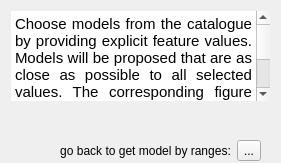
            <widget class="QWidget" name="gme_right_box" native="true">
             <property name="sizePolicy">
              <sizepolicy hsizetype="Preferred" vsizetype="Expanding">
               <horstretch>0</horstretch>
               <verstretch>0</verstretch>
              </sizepolicy>
             </property>
             <layout class="QVBoxLayout" name="verticalLayout_24" stretch="0,2,0">
              <property name="bottomMargin">
               <number>1</number>
              </property>
              <item>
               <widget class="QTextBrowser" name="textBrowser">
                <property name="sizePolicy">
                 <sizepolicy hsizetype="Preferred" vsizetype="Preferred">
                  <horstretch>0</horstretch>
                  <verstretch>0</verstretch>
                 </sizepolicy>
                </property>
                <property name="maximumSize">
                 <size>
                  <width>16777215</width>
                  <height>90</height>
                 </size>
                </property>
                <property name="frameShape">
                 <enum>QFrame::NoFrame</enum>
                </property>
                <property name="readOnly">
                 <bool>true</bool>
                </property>
                <property name="html">
                 <string>&lt;!DOCTYPE HTML PUBLIC &quot;-//W3C//DTD HTML 4.0//EN&quot; &quot;http://www.w3.org/TR/REC-html40/strict.dtd&quot;&gt;
&lt;html&gt;&lt;head&gt;&lt;meta name=&quot;qrichtext&quot; content=&quot;1&quot; /&gt;&lt;meta charset=&quot;utf-8&quot; /&gt;&lt;style type=&quot;text/css&quot;&gt;
p, li { white-space: pre-wrap; }
hr { height: 1px; border-width: 0; }
li.unchecked::marker { content: &quot;\2610&quot;; }
li.checked::marker { content: &quot;\2612&quot;; }
&lt;/style&gt;&lt;/head&gt;&lt;body style=&quot; font-family:'.AppleSystemUIFont'; font-size:13pt; font-weight:400; font-style:normal;&quot;&gt;
&lt;p align=&quot;justify&quot; style=&quot; margin-top:0px; margin-bottom:0px; margin-left:0px; margin-right:0px; -qt-block-indent:0; text-indent:0px;&quot;&gt;&lt;span style=&quot; font-family:'Ubuntu'; font-size:11pt;&quot;&gt;Choose models from the catalogue by providing explicit feature values. Models will be proposed that are as close as possible to all selected values. The corresponding figure shows how close the models match the given features. &lt;/span&gt;&lt;/p&gt;
&lt;p align=&quot;justify&quot; style=&quot; margin-top:0px; margin-bottom:0px; margin-left:0px; margin-right:0px; -qt-block-indent:0; text-indent:0px;&quot;&gt;&lt;span style=&quot; font-family:'Ubuntu'; font-size:11pt;&quot;&gt;If no choises are provided, random samples will be chosen!&lt;/span&gt;&lt;/p&gt;&lt;/body&gt;&lt;/html&gt;</string>
                </property>
                <property name="openLinks">
                 <bool>false</bool>
                </property>
               </widget>
              </item>
              <item>
               <widget class="QFrame" name="gme_figure">
                <property name="sizePolicy">
                 <sizepolicy hsizetype="Expanding" vsizetype="Expanding">
                  <horstretch>0</horstretch>
                  <verstretch>0</verstretch>
                 </sizepolicy>
                </property>
                <property name="frameShape">
                 <enum>QFrame::NoFrame</enum>
                </property>
                <property name="frameShadow">
                 <enum>QFrame::Raised</enum>
                </property>
                <layout class="QVBoxLayout" name="verticalLayout_5"/>
               </widget>
              </item>
              <item>
               <widget class="QWidget" name="widget_2" native="true">
                <layout class="QHBoxLayout" name="horizontalLayout_23">
                 <property name="bottomMargin">
                  <number>1</number>
                 </property>
                 <item>
                  <spacer name="horizontalSpacer_16">
                   <property name="orientation">
                    <enum>Qt::Horizontal</enum>
                   </property>
                   <property name="sizeHint" stdset="0">
                    <size>
                     <width>40</width>
                     <height>20</height>
                    </size>
                   </property>
                  </spacer>
                 </item>
                 <item>
                  <widget class="QLabel" name="label_4">
                   <property name="text">
                    <string>go back to get model by ranges:</string>
                   </property>
                   <property name="alignment">
                    <set>Qt::AlignCenter</set>
                   </property>
                   <property name="wordWrap">
                    <bool>false</bool>
                   </property>
                  </widget>
                 </item>
                 <item>
                  <widget class="QToolButton" name="gme_switch_to_c">
                   <property name="tabletTracking">
                    <bool>false</bool>
                   </property>
                   <property name="contextMenuPolicy">
                    <enum>Qt::DefaultContextMenu</enum>
                   </property>
                   <property name="text">
                    <string>...</string>
                   </property>
                   <property name="icon">
                    <iconset resource="resources.qrc">
                     <normaloff>:/icons/pictograms/arrow_back.png</normaloff>:/icons/pictograms/arrow_back.png</iconset>
                   </property>
                   <property name="iconSize">
                    <size>
                     <width>24</width>
                     <height>16</height>
                    </size>
                   </property>
                   <property name="arrowType">
                    <enum>Qt::NoArrow</enum>
                   </property>
                  </widget>
                 </item>
                </layout>
               </widget>
              </item>
             </layout>
            </widget>
